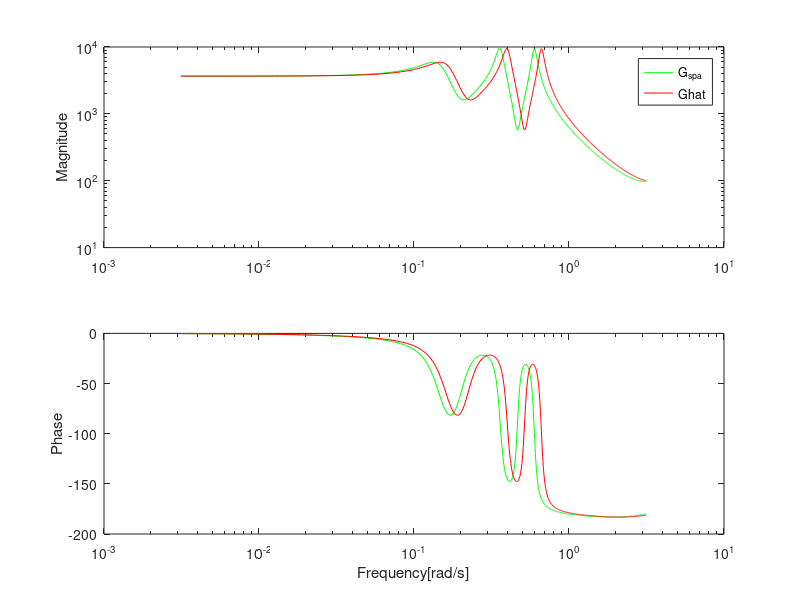

Recreate this plot in MATLAB.
num = 10^3*[.3855 -1.3785 1.9088 -1.1858 .2476 .0257];
den = [1 -5.3705 12.4447 -15.9157 11.8458 -4.8652 .8618];
N = 1000; Ts = .9;
G0 = tf(num,den,1);
w = linspace(0,pi,N)';
[mag,phase] = bode(G0,w);

Gspa = squeeze(mag).*exp(squeeze(phase)*pi/180*1i);

X=[exp(-[length(den)-length(num):length(den)-1]*1j.*w) -exp(-[1:length(den)-1]*1j.*w).*Gspa];
theta=[real(X);imag(X)]\[real(Gspa);imag(Gspa)];

Ghat = tf(theta(1:length(num))',[1 theta(length(num)+1:end)'],Ts);
[mhat,phat] = bode(Ghat,w);

figure(3);
subplot(2,1,1);
loglog(w,squeeze(mag),'g',w,squeeze(mhat),'r'); legend('G_{spa}','Ghat');
ylabel('Magnitude');
subplot(2,1,2);
semilogx(w,squeeze(phase),'g',w,squeeze(phat),'r');
xlabel('Frequency[rad/s]'); ylabel('Phase');